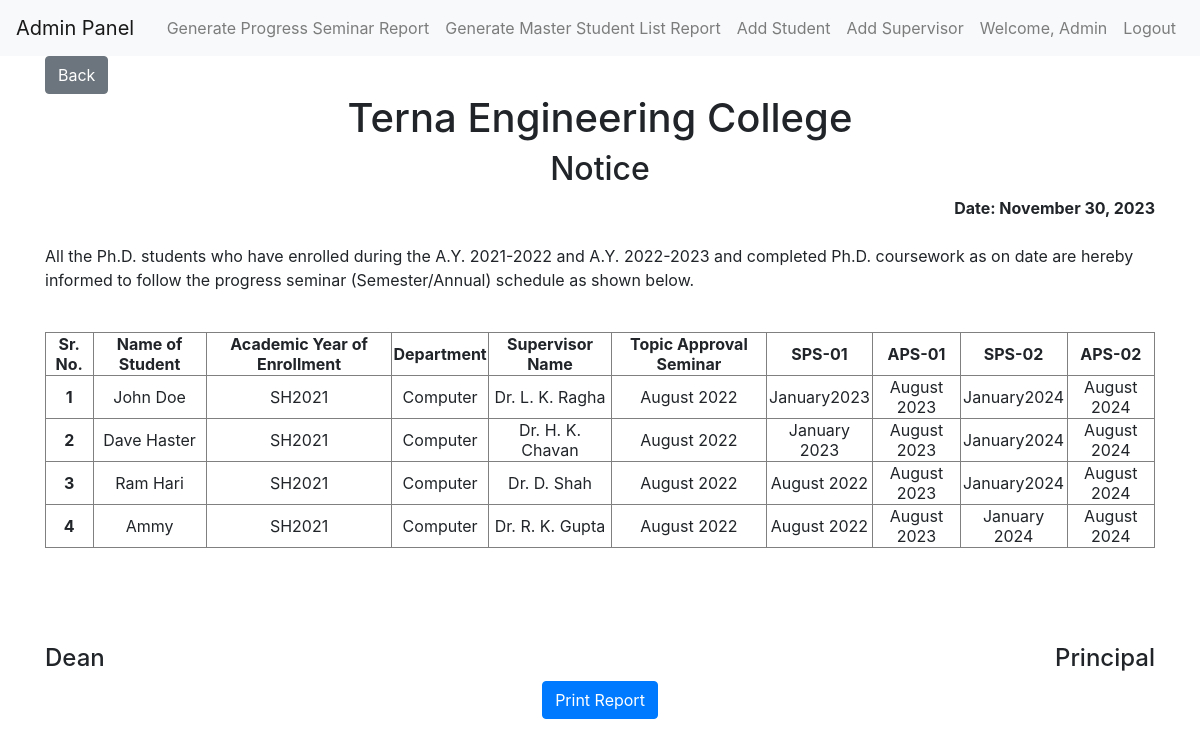
The page /progress_seminar_report/ on the database its author committed.
### Homepage/models.py (models this page shows, shortened)
class ProgressSeminarReport(models.Model):
    student = models.OneToOneField('Student_Cards', on_delete=models.CASCADE)
    academic_year = models.CharField(max_length=100)
    department = models.CharField(max_length=100)
    supervisor_name = models.CharField(max_length=100)
    topic_approval_seminar = models.CharField(max_length=20)
    sps_01 = models.CharField(max_length=20)
    aps_01 = models.CharField(max_length=20)
    sps_02 = models.CharField(max_length=20)
    aps_02 = models.CharField(max_length=20)
    sps_03 = models.CharField(max_length=20)
    aps_03 = models.CharField(max_length=20)

class Student_Cards(models.Model):
    name = models.CharField(max_length=100)
    photo = models.ImageField(upload_to='student_photos/')
    status = models.CharField(max_length=100)
    scholar = models.CharField(max_length=100)
    title = models.CharField(max_length=100)

### Homepage/views.py (the view)
# urls.py: path('progress_seminar_report/', views.progress_seminar_report, name='progress_seminar_report'),
def progress_seminar_report(request):
    records = ProgressSeminarReport.objects.all()
    return render(request,'Admin/progress_seminar_report.html', {'records': records})

### Homepage/templates/Admin/progress_seminar_report.html (shortened to what this page needs)
{% extends "admin_base.html" %}
{% block content %}
<link rel="stylesheet" type="text/css" href="{% static 'css/print.css' %}" media="print">
<div class="container full-height">
  <div class="header">
    <a href="{% url 'admin_home' %}" class="btn btn-secondary d-print-none">Back</a>
  </div>
  <h1 class="text-center">Terna Engineering College</h1>
  <h2 class="text-center">Notice</h2>
  <div id="current-date" class="text-right font-weight-bold"></div>
  <p class="mt-4">
    All the Ph.D. students who have enrolled during the A.Y. 2021-2022 and A.Y. 2022-2023 and completed Ph.D. coursework as on date are hereby informed to follow the progress seminar (Semester/Annual) schedule as shown below.
  </p>
  <br>
  <div>
    <table border="1">
      <thead >
        <tr>
          <th scope="col">Sr. No.</th>
          <th scope="col">Name of Student</th>
          <th scope="col">Academic Year of Enrollment</th>
          <th scope="col">Department</th>
          <th scope="col">Supervisor Name</th>
          <th scope="col">Topic Approval Seminar</th>
          <th scope="col">SPS-01</th>
          <th scope="col">APS-01</th>
          <th scope="col">SPS-02</th>
          <th scope="col">APS-02</th>
        </tr>
      </thead>
      <tbody>
        {% for record in records %}
          <tr>
            <th scope="row">{{ forloop.counter }}</th>
            <td>{{ record.student.name }}</td>
            <td>{{ record.academic_year }}</td>
            <td>{{ record.department }}</td>
            <td>{{ record.supervisor_name }}</td>
            <td>{{ record.topic_approval_seminar }}</td>
            <td>{{ record.sps_01 }}</td>
            <td>{{ record.aps_01 }}</td>
            <td>{{ record.sps_02 }}</td>
            <td>{{ record.aps_02 }}</td>
          </tr>
        {% endfor %}
      </tbody>
    </table>
  </div>
  <br>
  <br>
  <br>
  <br>
  <div class="header">
    <div><h4>Dean</h4></div>
    <div><h4>Principal</h4></div>
  </div>
  <div class="centered">
    <button id="print-button" class="btn btn-primary d-print-none">Print Report</button>
  </div>
</div>
{% endblock %}

### Homepage/templates/Admin/progress_seminar_report.html (style rules this page uses)
.header { display: flex; justify-content: space-between; }
.centered { text-align: center; }
table { width: 100%; }
table th, table td { text-align: center; }

### rows shown on the page
ProgressSeminarReport: student.name "John Doe", academic_year "SH2021", department "Computer", supervisor_name "Dr. L. K. Ragha", topic_approval_seminar "August 2022", sps_01 "January2023", aps_01 "August 2023", sps_02 "January2024", aps_02 "August 2024"
ProgressSeminarReport: student.name "Dave Haster", academic_year "SH2021", department "Computer", supervisor_name "Dr. H. K. Chavan", topic_approval_seminar "August 2022", sps_01 "January 2023", aps_01 "August 2023", sps_02 "January2024", aps_02 "August 2024"
ProgressSeminarReport: student.name "Ram Hari", academic_year "SH2021", department "Computer", supervisor_name "Dr. D. Shah", topic_approval_seminar "August 2022", sps_01 "August 2022", aps_01 "August 2023", sps_02 "January2024", aps_02 "August 2024"
ProgressSeminarReport: student.name "Ammy", academic_year "SH2021", department "Computer", supervisor_name "Dr. R. K. Gupta", topic_approval_seminar "August 2022", sps_01 "August 2022", aps_01 "August 2023", sps_02 "January 2024", aps_02 "August 2024"
